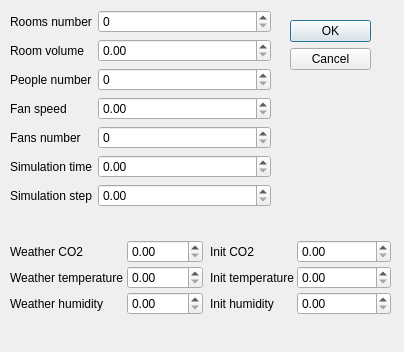
<?xml version="1.0" encoding="UTF-8"?>
<ui version="4.0">
 <class>Settings</class>
 <widget class="QDialog" name="Settings">
  <property name="geometry">
   <rect>
    <x>0</x>
    <y>0</y>
    <width>404</width>
    <height>352</height>
   </rect>
  </property>
  <property name="windowTitle">
   <string>Settings</string>
  </property>
  <widget class="QDialogButtonBox" name="buttonBox">
   <property name="geometry">
    <rect>
     <x>290</x>
     <y>20</y>
     <width>81</width>
     <height>101</height>
    </rect>
   </property>
   <property name="orientation">
    <enum>Qt::Vertical</enum>
   </property>
   <property name="standardButtons">
    <set>QDialogButtonBox::Cancel|QDialogButtonBox::Ok</set>
   </property>
  </widget>
  <widget class="QWidget" name="formLayoutWidget">
   <property name="geometry">
    <rect>
     <x>10</x>
     <y>10</y>
     <width>261</width>
     <height>213</height>
    </rect>
   </property>
   <layout class="QFormLayout" name="formLayout">
    <item row="0" column="0">
     <widget class="QLabel" name="roomsCountLabel">
      <property name="text">
       <string>Rooms number</string>
      </property>
     </widget>
    </item>
    <item row="0" column="1">
     <widget class="QSpinBox" name="roomsCountSpinBox"/>
    </item>
    <item row="1" column="0">
     <widget class="QLabel" name="roomVolumeLabel">
      <property name="text">
       <string>Room volume</string>
      </property>
     </widget>
    </item>
    <item row="1" column="1">
     <widget class="QDoubleSpinBox" name="roomVolumeDoubleSpinBox"/>
    </item>
    <item row="2" column="0">
     <widget class="QLabel" name="peopleCountLabel">
      <property name="text">
       <string>People number</string>
      </property>
     </widget>
    </item>
    <item row="4" column="0">
     <widget class="QLabel" name="fansCountLabel">
      <property name="text">
       <string>Fans number</string>
      </property>
     </widget>
    </item>
    <item row="4" column="1">
     <widget class="QSpinBox" name="fansCountSpinBox"/>
    </item>
    <item row="5" column="0">
     <widget class="QLabel" name="simulationTimeLabel">
      <property name="text">
       <string>Simulation time</string>
      </property>
     </widget>
    </item>
    <item row="5" column="1">
     <widget class="QDoubleSpinBox" name="simulationTimeDoubleSpinBox"/>
    </item>
    <item row="6" column="0">
     <widget class="QLabel" name="simulationStepLabel">
      <property name="text">
       <string>Simulation step</string>
      </property>
     </widget>
    </item>
    <item row="6" column="1">
     <widget class="QDoubleSpinBox" name="simulationStepDoubleSpinBox"/>
    </item>
    <item row="3" column="0">
     <widget class="QLabel" name="fanSpeedLabel">
      <property name="text">
       <string>Fan speed</string>
      </property>
     </widget>
    </item>
    <item row="3" column="1">
     <widget class="QDoubleSpinBox" name="fanSpeedDoubleSpinBox"/>
    </item>
    <item row="2" column="1">
     <widget class="QSpinBox" name="peopleCountSpinBox"/>
    </item>
   </layout>
  </widget>
  <widget class="QWidget" name="formLayoutWidget_2">
   <property name="geometry">
    <rect>
     <x>10</x>
     <y>240</y>
     <width>193</width>
     <height>91</height>
    </rect>
   </property>
   <layout class="QFormLayout" name="formLayout_2">
    <property name="horizontalSpacing">
     <number>3</number>
    </property>
    <property name="verticalSpacing">
     <number>3</number>
    </property>
    <item row="0" column="0">
     <widget class="QLabel" name="weatherCO2Label">
      <property name="text">
       <string>Weather CO2</string>
      </property>
     </widget>
    </item>
    <item row="0" column="1">
     <widget class="QDoubleSpinBox" name="weatherCO2doubleSpinBox"/>
    </item>
    <item row="1" column="0">
     <widget class="QLabel" name="weatherTemperatureLabel">
      <property name="text">
       <string>Weather temperature</string>
      </property>
     </widget>
    </item>
    <item row="1" column="1">
     <widget class="QDoubleSpinBox" name="weatherTempdoubleSpinBox"/>
    </item>
    <item row="2" column="1">
     <widget class="QDoubleSpinBox" name="weatherHumiditydoubleSpinBox"/>
    </item>
    <item row="2" column="0">
     <widget class="QLabel" name="weatherHumidityLabel">
      <property name="text">
       <string>Weather humidity</string>
      </property>
     </widget>
    </item>
   </layout>
  </widget>
  <widget class="QWidget" name="formLayoutWidget_3">
   <property name="geometry">
    <rect>
     <x>210</x>
     <y>240</y>
     <width>181</width>
     <height>91</height>
    </rect>
   </property>
   <layout class="QFormLayout" name="formLayout_3">
    <property name="horizontalSpacing">
     <number>3</number>
    </property>
    <property name="verticalSpacing">
     <number>3</number>
    </property>
    <item row="0" column="0">
     <widget class="QLabel" name="initCO2Label">
      <property name="text">
       <string>Init CO2</string>
      </property>
     </widget>
    </item>
    <item row="0" column="1">
     <widget class="QDoubleSpinBox" name="initCO2doubleSpinBox"/>
    </item>
    <item row="1" column="0">
     <widget class="QLabel" name="initTemperatureLabel">
      <property name="text">
       <string>Init temperature</string>
      </property>
     </widget>
    </item>
    <item row="1" column="1">
     <widget class="QDoubleSpinBox" name="initTempdoubleSpinBox"/>
    </item>
    <item row="2" column="1">
     <widget class="QDoubleSpinBox" name="initHumiditydoubleSpinBox"/>
    </item>
    <item row="2" column="0">
     <widget class="QLabel" name="initHumidityLabel">
      <property name="text">
       <string>Init humidity</string>
      </property>
     </widget>
    </item>
   </layout>
  </widget>
 </widget>
 <resources/>
 <connections>
  <connection>
   <sender>buttonBox</sender>
   <signal>accepted()</signal>
   <receiver>Settings</receiver>
   <slot>accept()</slot>
   <hints>
    <hint type="sourcelabel">
     <x>248</x>
     <y>254</y>
    </hint>
    <hint type="destinationlabel">
     <x>157</x>
     <y>274</y>
    </hint>
   </hints>
  </connection>
  <connection>
   <sender>buttonBox</sender>
   <signal>rejected()</signal>
   <receiver>Settings</receiver>
   <slot>reject()</slot>
   <hints>
    <hint type="sourcelabel">
     <x>316</x>
     <y>260</y>
    </hint>
    <hint type="destinationlabel">
     <x>286</x>
     <y>274</y>
    </hint>
   </hints>
  </connection>
 </connections>
</ui>
